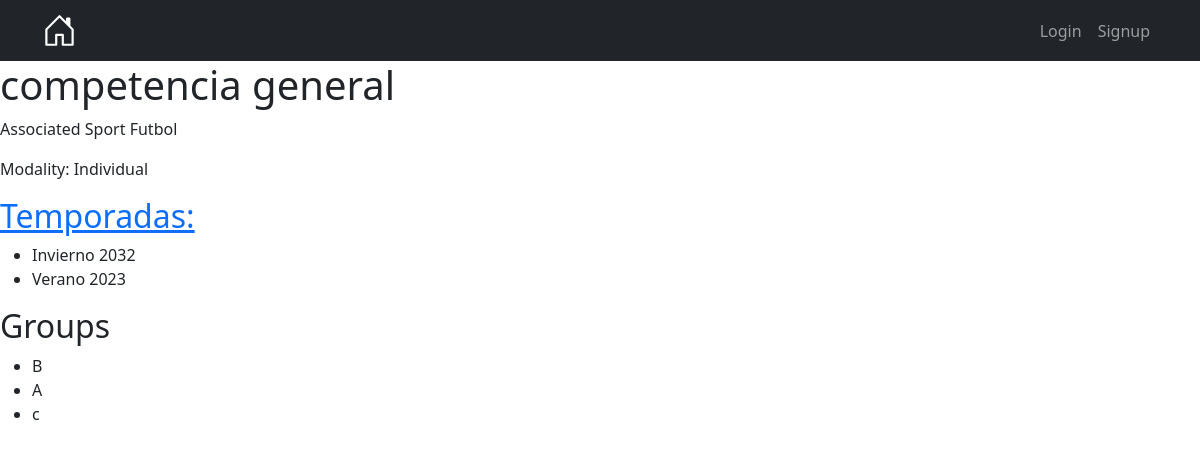
Before: /competitions/competitions_detail/1/ with the older database file.
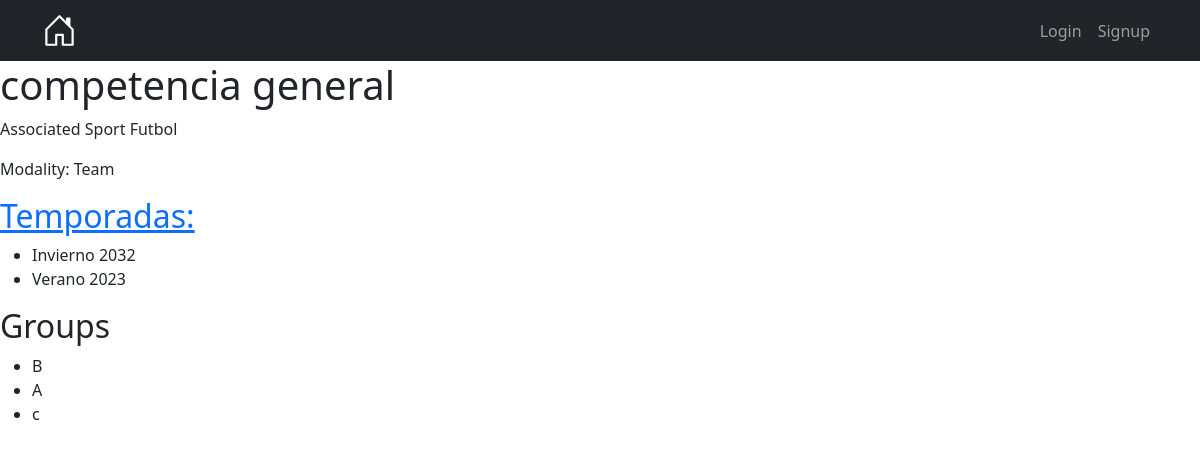
After: the same page with the newer database file.
### myapp/models.py (models this page shows, shortened)
class Competition(models.Model):
    name = models.CharField(max_length=50)
    sport_list = models.ForeignKey(Sport, on_delete=models.SET_NULL, null=True)
    is_active = models.BooleanField(default=True)

class Sport(models.Model):
    name = models.CharField(max_length=50)
    TYPE_SPORT = (
        ('I', 'Individual'),
        ('T', 'Team'),
    )
    type_sport = models.CharField(max_length=1, choices=TYPE_SPORT, blank=True, default='I', help_text='Type of sport')

### myapp/views.py (the view)
# urls.py: path('competitions/competitions_detail/<int:id>/', views.competition_detail, name='competition_detail'),
def competition_detail(request, id):
    competition = get_object_or_404(Competition, pk=id)
    seasons = Season.objects.filter(competition=competition)
    groups = Group.objects.filter(season__in=seasons)
    return render(request, 'competition_detail.html', {
        'competition': competition,
        'seasons': seasons,
        'groups': groups,
    })

### myapp/templates/competition_detail.html (shortened to what this page needs)
{% extends 'base.html' %}
{% block content %}
    <head>
    </head>
    <body>
    <h1>{{ competition.name }}</h1>
    <p>Associated Sport {{ competition.sport_list.name }}</p>
    <p>Modality: {{ competition.sport_list.get_type_sport_display }}</p>
    <a href="{% url 'seasons_and_groups' competition.id %}"><h2>Temporadas:</h2></a>
    <ul>
        {% for season in seasons %}
            <li>{{ season.name }}</li>
        {% endfor %}
    </ul>
    <h2>Groups</h2>
    <ul>
        {% for group in groups %}
            <li>{{ group.letter }}</li>
        {% endfor %}
    </ul>
    </body>
{% endblock %}

Changed rows visible on the page:
changed through a linked row, Competition "competencia general": sport_list.type_sport "Individual" → "Team"
